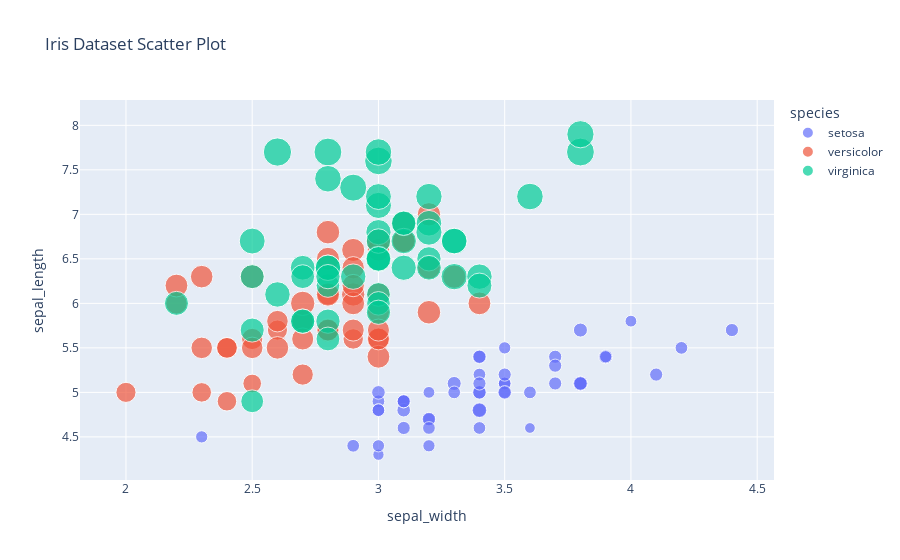

Here is the notebook cell this chart was saved with:
### Markdown cell above
## 2️⃣ Creating a Basic Scatter Plot (Plotly Express)

### Code cell
df = px.data.iris()

fig = px.scatter(df, x="sepal_width", y="sepal_length", color="species", size="petal_length",
                 title="Iris Dataset Scatter Plot")
fig.show()

### Figure 1 — Plotly figure (JSON) as saved in the notebook; plotly's stock layout.template omitted (floating-point values rounded to 4 significant figures)
{"data": [{"hovertemplate": "species=setosa<br>sepal_width=%{x}<br>sepal_length=%{y}<br>petal_length=%{marker.size}<extra></extra>", "legendgroup": "setosa", "marker": {"color": "#636efa", "size": [1.4, 1.4, 1.3, 1.5, 1.4, 1.7, 1.4, 1.5, 1.4, 1.5, 1.5, 1.6, 1.4, 1.1, 1.2, 1.5, 1.3, 1.4, 1.7, 1.5, 1.7, 1.5, 1.0, 1.7, 1.9, 1.6, 1.6, 1.5, 1.4, 1.6, 1.6, 1.5, 1.5, 1.4, 1.5, 1.2, 1.3, 1.5, 1.3, 1.5, 1.3, 1.3, 1.3, 1.6, 1.9, 1.4, 1.6, 1.4, 1.5, 1.4], "sizemode": "area", "sizeref": 0.01725, "symbol": "circle"}, "mode": "markers", "name": "setosa", "orientation": "v", "showlegend": true, "type": "scatter", "x": [3.5, 3.0, 3.2, 3.1, 3.6, 3.9, 3.4, 3.4, 2.9, 3.1, 3.7, 3.4, 3.0, 3.0, 4.0, 4.4, 3.9, 3.5, 3.8, 3.8, 3.4, 3.7, 3.6, 3.3, 3.4, 3.0, 3.4, 3.5, 3.4, 3.2, 3.1, 3.4, 4.1, 4.2, 3.1, 3.2, 3.5, 3.1, 3.0, 3.4, 3.5, 2.3, 3.2, 3.5, 3.8, 3.0, 3.8, 3.2, 3.7, 3.3], "xaxis": "x", "y": [5.1, 4.9, 4.7, 4.6, 5.0, 5.4, 4.6, 5.0, 4.4, 4.9, 5.4, 4.8, 4.8, 4.3, 5.8, 5.7, 5.4, 5.1, 5.7, 5.1, 5.4, 5.1, 4.6, 5.1, 4.8, 5.0, 5.0, 5.2, 5.2, 4.7, 4.8, 5.4, 5.2, 5.5, 4.9, 5.0, 5.5, 4.9, 4.4, 5.1, 5.0, 4.5, 4.4, 5.0, 5.1, 4.8, 5.1, 4.6, 5.3, 5.0], "yaxis": "y"}, {"hovertemplate": "species=versicolor<br>sepal_width=%{x}<br>sepal_length=%{y}<br>petal_length=%{marker.size}<extra></extra>", "legendgroup": "versicolor", "marker": {"color": "#EF553B", "size": [4.7, 4.5, 4.9, 4.0, 4.6, 4.5, 4.7, 3.3, 4.6, 3.9, 3.5, 4.2, 4.0, 4.7, 3.6, 4.4, 4.5, 4.1, 4.5, 3.9, 4.8, 4.0, 4.9, 4.7, 4.3, 4.4, 4.8, 5.0, 4.5, 3.5, 3.8, 3.7, 3.9, 5.1, 4.5, 4.5, 4.7, 4.4, 4.1, 4.0, 4.4, 4.6, 4.0, 3.3, 4.2, 4.2, 4.2, 4.3, 3.0, 4.1], "sizemode": "area", "sizeref": 0.01725, "symbol": "circle"}, "mode": "markers", "name": "versicolor", "orientation": "v", "showlegend": true, "type": "scatter", "x": [3.2, 3.2, 3.1, 2.3, 2.8, 2.8, 3.3, 2.4, 2.9, 2.7, 2.0, 3.0, 2.2, 2.9, 2.9, 3.1, 3.0, 2.7, 2.2, 2.5, 3.2, 2.8, 2.5, 2.8, 2.9, 3.0, 2.8, 3.0, 2.9, 2.6, 2.4, 2.4, 2.7, 2.7, 3.0, 3.4, 3.1, 2.3, 3.0, 2.5, 2.6, 3.0, 2.6, 2.3, 2.7, 3.0, 2.9, 2.9, 2.5, 2.8], "xaxis": "x", "y": [7.0, 6.4, 6.9, 5.5, 6.5, 5.7, 6.3, 4.9, 6.6, 5.2, 5.0, 5.9, 6.0, 6.1, 5.6, 6.7, 5.6, 5.8, 6.2, 5.6, 5.9, 6.1, 6.3, 6.1, 6.4, 6.6, 6.8, 6.7, 6.0, 5.7, 5.5, 5.5, 5.8, 6.0, 5.4, 6.0, 6.7, 6.3, 5.6, 5.5, 5.5, 6.1, 5.8, 5.0, 5.6, 5.7, 5.7, 6.2, 5.1, 5.7], "yaxis": "y"}, {"hovertemplate": "species=virginica<br>sepal_width=%{x}<br>sepal_length=%{y}<br>petal_length=%{marker.size}<extra></extra>", "legendgroup": "virginica", "marker": {"color": "#00cc96", "size": [6.0, 5.1, 5.9, 5.6, 5.8, 6.6, 4.5, 6.3, 5.8, 6.1, 5.1, 5.3, 5.5, 5.0, 5.1, 5.3, 5.5, 6.7, 6.9, 5.0, 5.7, 4.9, 6.7, 4.9, 5.7, 6.0, 4.8, 4.9, 5.6, 5.8, 6.1, 6.4, 5.6, 5.1, 5.6, 6.1, 5.6, 5.5, 4.8, 5.4, 5.6, 5.1, 5.1, 5.9, 5.7, 5.2, 5.0, 5.2, 5.4, 5.1], "sizemode": "area", "sizeref": 0.01725, "symbol": "circle"}, "mode": "markers", "name": "virginica", "orientation": "v", "showlegend": true, "type": "scatter", "x": [3.3, 2.7, 3.0, 2.9, 3.0, 3.0, 2.5, 2.9, 2.5, 3.6, 3.2, 2.7, 3.0, 2.5, 2.8, 3.2, 3.0, 3.8, 2.6, 2.2, 3.2, 2.8, 2.8, 2.7, 3.3, 3.2, 2.8, 3.0, 2.8, 3.0, 2.8, 3.8, 2.8, 2.8, 2.6, 3.0, 3.4, 3.1, 3.0, 3.1, 3.1, 3.1, 2.7, 3.2, 3.3, 3.0, 2.5, 3.0, 3.4, 3.0], "xaxis": "x", "y": [6.3, 5.8, 7.1, 6.3, 6.5, 7.6, 4.9, 7.3, 6.7, 7.2, 6.5, 6.4, 6.8, 5.7, 5.8, 6.4, 6.5, 7.7, 7.7, 6.0, 6.9, 5.6, 7.7, 6.3, 6.7, 7.2, 6.2, 6.1, 6.4, 7.2, 7.4, 7.9, 6.4, 6.3, 6.1, 7.7, 6.3, 6.4, 6.0, 6.9, 6.7, 6.9, 5.8, 6.8, 6.7, 6.7, 6.3, 6.5, 6.2, 5.9], "yaxis": "y"}], "layout": {"legend": {"itemsizing": "constant", "title": {"text": "species"}, "tracegroupgap": 0}, "title": {"text": "Iris Dataset Scatter Plot"}, "xaxis": {"anchor": "y", "domain": [0, 1], "title": {"text": "sepal_width"}}, "yaxis": {"anchor": "x", "domain": [0, 1], "title": {"text": "sepal_length"}}}}
